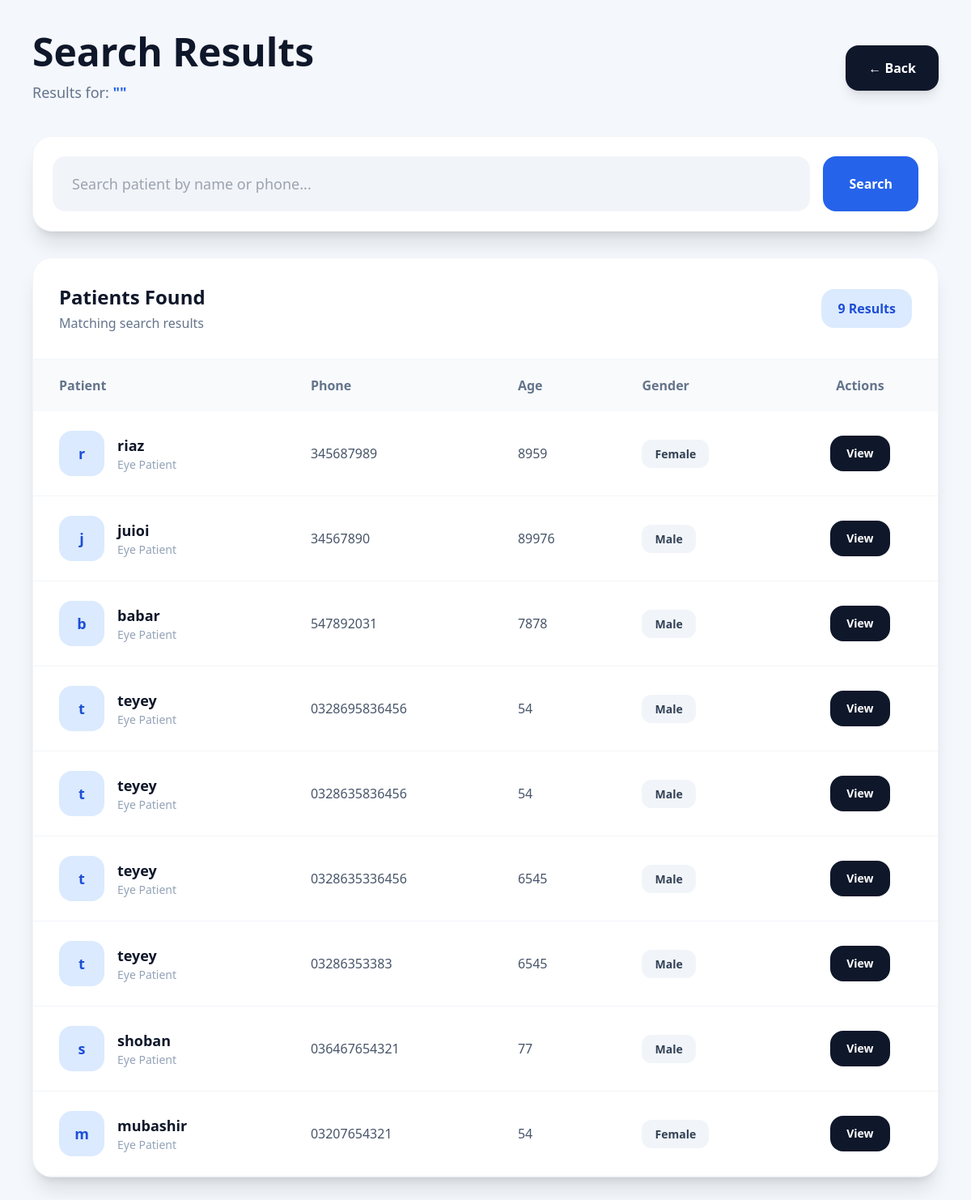
The page /patients/search/ on the database as committed earlier.
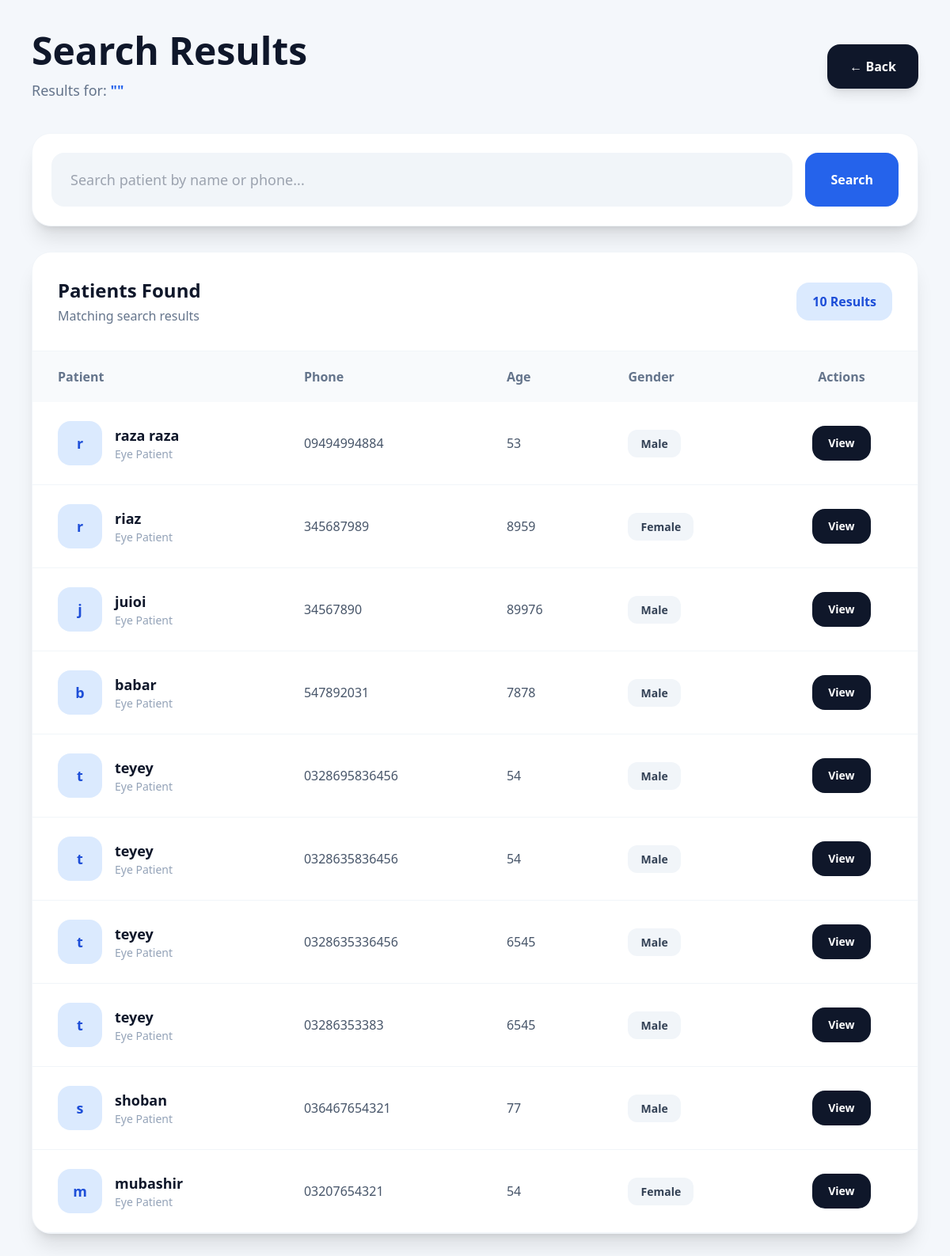
The same page on the database as committed later.
### patients/models.py (models this page shows, shortened)
class Patient(models.Model):
    GENDER_CHOICES = (
        ('Male', 'Male'),
        ('Female', 'Female'),
    )
    name = models.CharField(
        max_length=200
    )
    phone = models.CharField(
        max_length=20,
        unique=True
    )
    age = models.PositiveIntegerField()
    gender = models.CharField(
        max_length=10,
        choices=GENDER_CHOICES
    )
    address = models.TextField(
        blank=True,
        null=True
    )
    eye_notes = models.TextField(
        blank=True,
        null=True
    )
    created_at = models.DateTimeField(
        auto_now_add=True
    )
    updated_at = models.DateTimeField(
        auto_now=True
    )

### patients/views.py (the view)
def patient_search(request):
    query = request.GET.get('q', '')
    print(query)
    patients = Patient.objects.filter(
        Q(name__icontains=query) |
        Q(phone__icontains=query)
    ).order_by('-id')
    context = {
        'patients': patients,
        'query': query
    }
    return render(
        request,
        'patient_search.html',
        context
    )

### Userclinic/context_processors.py (called while the page is built)
def user_role(request):
    role = ''
    try:
        if request.user.is_authenticated:
            role = request.user.profile.role
    except Exception:
        role = ''
    return {
        'user_role': role,
        'is_admin': role == 'ADMIN',
        'is_consultant': role == 'CONSULTANT',
    }

### templates/patient_search.html (shortened to what the changed rows need)
<!DOCTYPE html>
<html lang="en">
<head>
    <script src="https://cdn.tailwindcss.com"></script>
</head>
<body class="bg-[#f4f7fb]">
<div class="p-10">
    <div class="flex justify-between items-center mb-10">
        <div>
            <h1 class="text-5xl font-black text-slate-900">
                Search Results
            </h1>
        </div>
    </div>
    <div class="bg-white rounded-3xl shadow-xl border border-slate-100 overflow-hidden">
        <div class="flex justify-between items-center p-8 border-b border-slate-100">
            <div>
                <h2 class="text-2xl font-black text-slate-900">
                    Patients Found
                </h2>
                <p class="text-slate-500 mt-1">
                </p>
            </div>
            <div class="bg-blue-100 text-blue-700 px-5 py-3 rounded-2xl font-bold">
                {{ patients.count }} Results
            </div>
        </div>
        <div class="overflow-x-auto">
            <table class="w-full">
                <thead class="bg-slate-50">
                    <tr>
                        <th class="text-left px-8 py-5 text-slate-500 font-semibold">
                            Patient
                        </th>
                        <th class="text-left px-8 py-5 text-slate-500 font-semibold">
                            Phone
                        </th>
                        <th class="text-left px-8 py-5 text-slate-500 font-semibold">
                            Age
                        </th>
                        <th class="text-left px-8 py-5 text-slate-500 font-semibold">
                            Gender
                        </th>
                        <th class="text-center px-8 py-5 text-slate-500 font-semibold">
                            Actions
                        </th>
                    </tr>
                </thead>
                <tbody>
                    {% for patient in patients %}
                    <tr class="border-b border-slate-100 hover:bg-slate-50 transition duration-300">
                        <td class="px-8 py-6">
                            <div class="flex items-center gap-4">
                                <div class="w-14 h-14 rounded-2xl bg-blue-100 flex items-center justify-center text-blue-700 font-bold text-lg">
                                    {{ patient.name|slice:':1' }}
                                </div>
                                <div>
                                    <h3 class="font-bold text-slate-900 text-lg">
                                        {{ patient.name }}
                                    </h3>
                                    <p class="text-slate-400 text-sm">
                                        Eye Patient
                                    </p>
                                </div>
                            </div>
                        </td>
                        <td class="px-8 py-6 text-slate-600 font-medium">
                            {{ patient.phone }}
                        </td>
                        <td class="px-8 py-6 text-slate-600 font-medium">
                            {{ patient.age }}
                        </td>
                        <td class="px-8 py-6">
                            <span class="bg-slate-100 text-slate-700 px-4 py-2 rounded-xl text-sm font-semibold">
                                {{ patient.gender }}
                            </span>
                        </td>
                        <td class="px-8 py-6">
                            <div class="flex items-center justify-center gap-3">
                                <a href="{% url 'patient_detail' patient.id %}"
                                   class="bg-slate-900 hover:bg-black text-white px-5 py-3 rounded-2xl font-semibold text-sm transition duration-300">
                                    View
                                </a>
                            </div>
                        </td>
                    </tr>
                    {% endfor %}
                </tbody>
            </table>
        </div>
    </div>
</div>
</body>
</html>

Rows that differ between the two databases and show on the page:
added Patient: name "r", name "raza raza", phone "09494994884", age "53", gender "Male"
Other text that changed with them:
{{ patients.count }}: "9" → "10"
